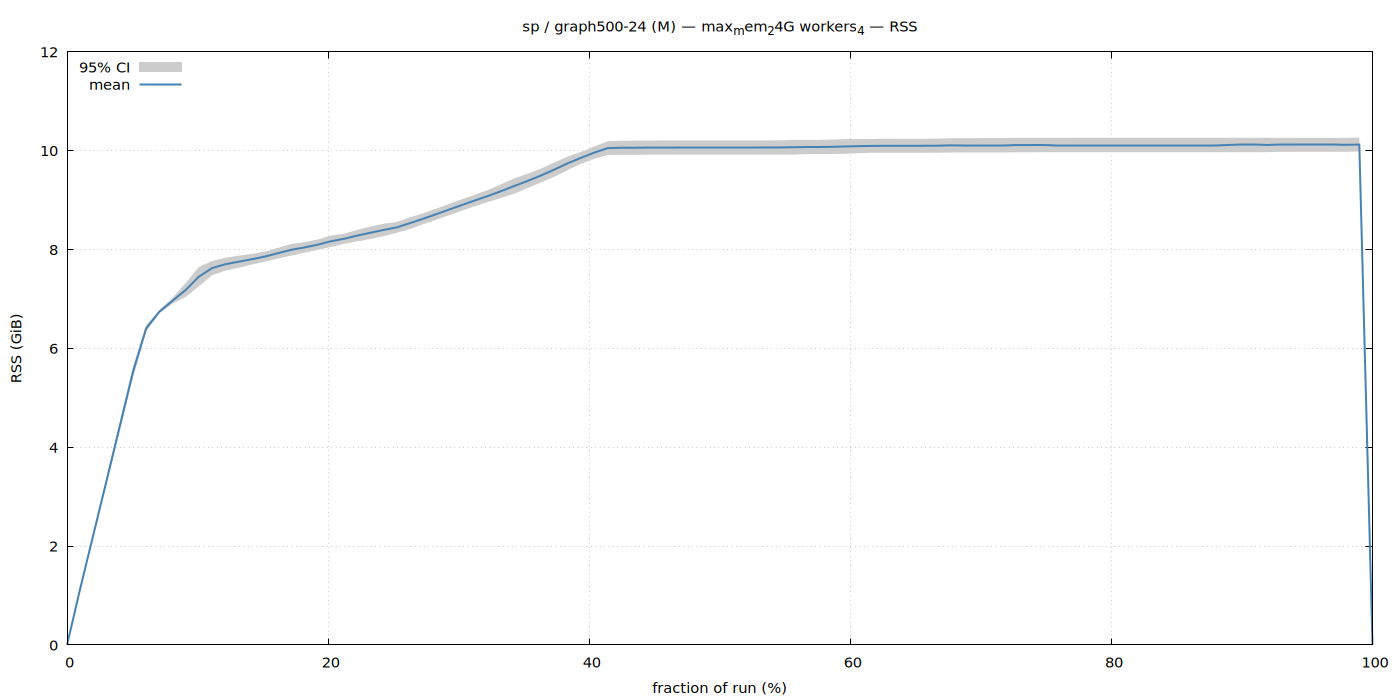

Write gnuplot code to recreate this figure.
set terminal pngcairo size 1400,700 enhanced font 'Sans,11'
set output '/home/ubuntu/nvm/results/sp/M/graph500-24/max_mem_24G_workers_4/rss.png'
set title "sp / graph500-24 (M) — max_mem_24G workers_4 — RSS"
set xlabel 'fraction of run (%)'
set ylabel 'RSS (GiB)'
set grid
set key top left
set yrange [0:*]
plot '/home/ubuntu/nvm/results/sp/M/graph500-24/max_mem_24G_workers_4/rss.dat' using 1:3:4 with filledcurves lc rgb '#cccccc' title '95% CI', \
     '' using 1:2 with lines lw 2 lc rgb '#4682b4' title 'mean'
